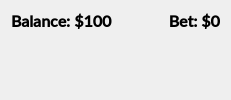
<?xml version="1.0" encoding="UTF-8"?>
<ui version="4.0">
 <class>GameInfo</class>
 <widget class="QWidget" name="GameInfo">
  <property name="font">
   <font>
    <strikeout>false</strikeout>
    <kerning>true</kerning>
   </font>
  </property>
  <property name="windowTitle">
   <string>Form</string>
  </property>
  <layout class="QHBoxLayout" name="horizontalLayout">
   <item>
    <widget class="QLabel" name="balanceLabel">
     <property name="font">
      <font>
       <family>Lato Semibold</family>
       <pointsize>12</pointsize>
       <bold>true</bold>
       <strikeout>false</strikeout>
       <kerning>true</kerning>
      </font>
     </property>
     <property name="text">
      <string>Balance: $100</string>
     </property>
     <property name="alignment">
      <set>Qt::AlignLeading|Qt::AlignLeft|Qt::AlignTop</set>
     </property>
    </widget>
   </item>
   <item>
    <spacer name="horizontalSpacer">
     <property name="orientation">
      <enum>Qt::Horizontal</enum>
     </property>
     <property name="sizeHint" stdset="0">
      <size>
       <width>50</width>
       <height>1</height>
      </size>
     </property>
    </spacer>
   </item>
   <item>
    <widget class="QLabel" name="betLabel">
     <property name="font">
      <font>
       <family>Lato Semibold</family>
       <pointsize>12</pointsize>
       <bold>true</bold>
       <strikeout>false</strikeout>
       <kerning>true</kerning>
      </font>
     </property>
     <property name="text">
      <string>Bet: $0</string>
     </property>
     <property name="alignment">
      <set>Qt::AlignRight|Qt::AlignTop|Qt::AlignTrailing</set>
     </property>
    </widget>
   </item>
  </layout>
 </widget>
 <resources/>
 <connections/>
</ui>
